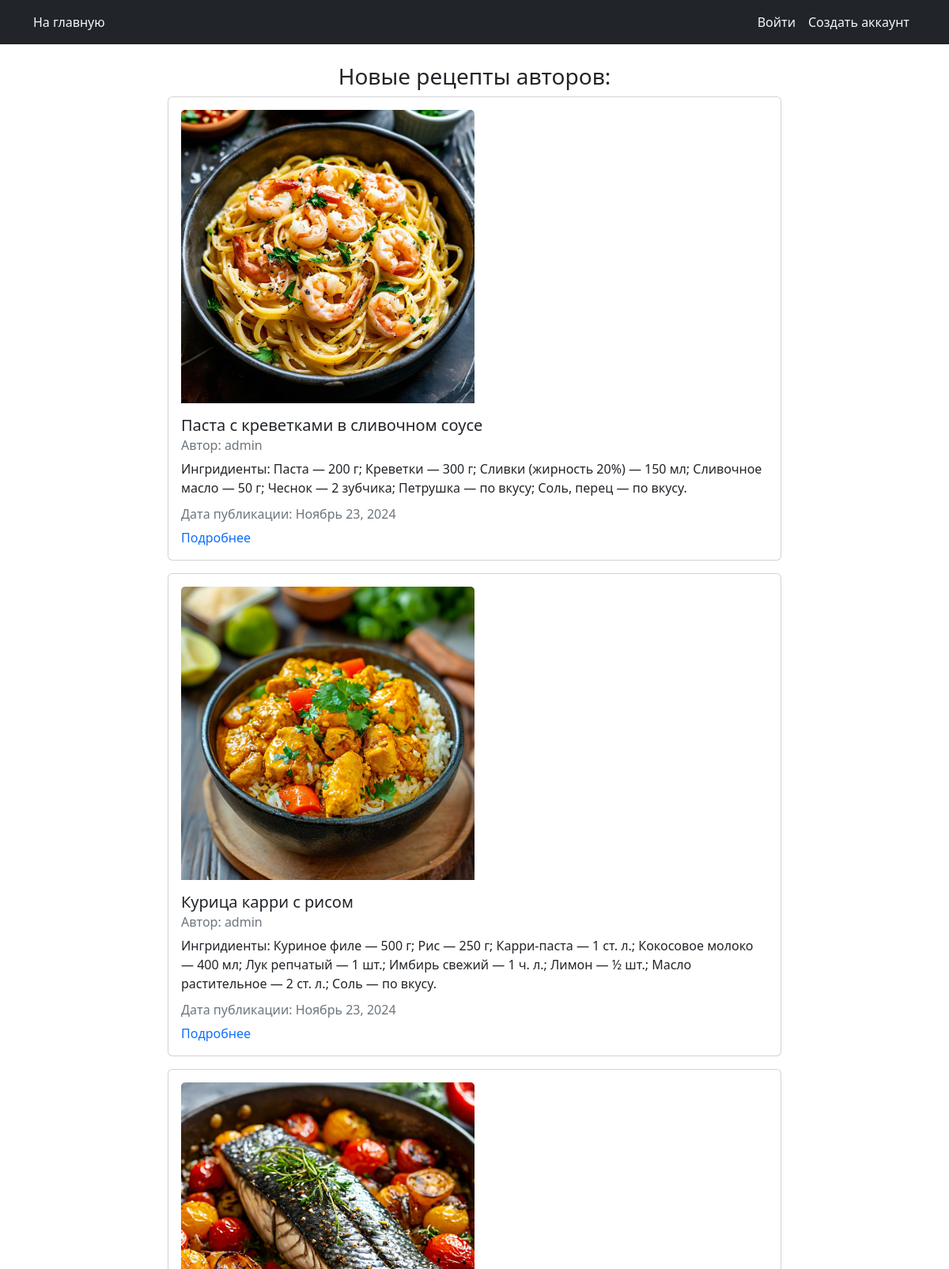
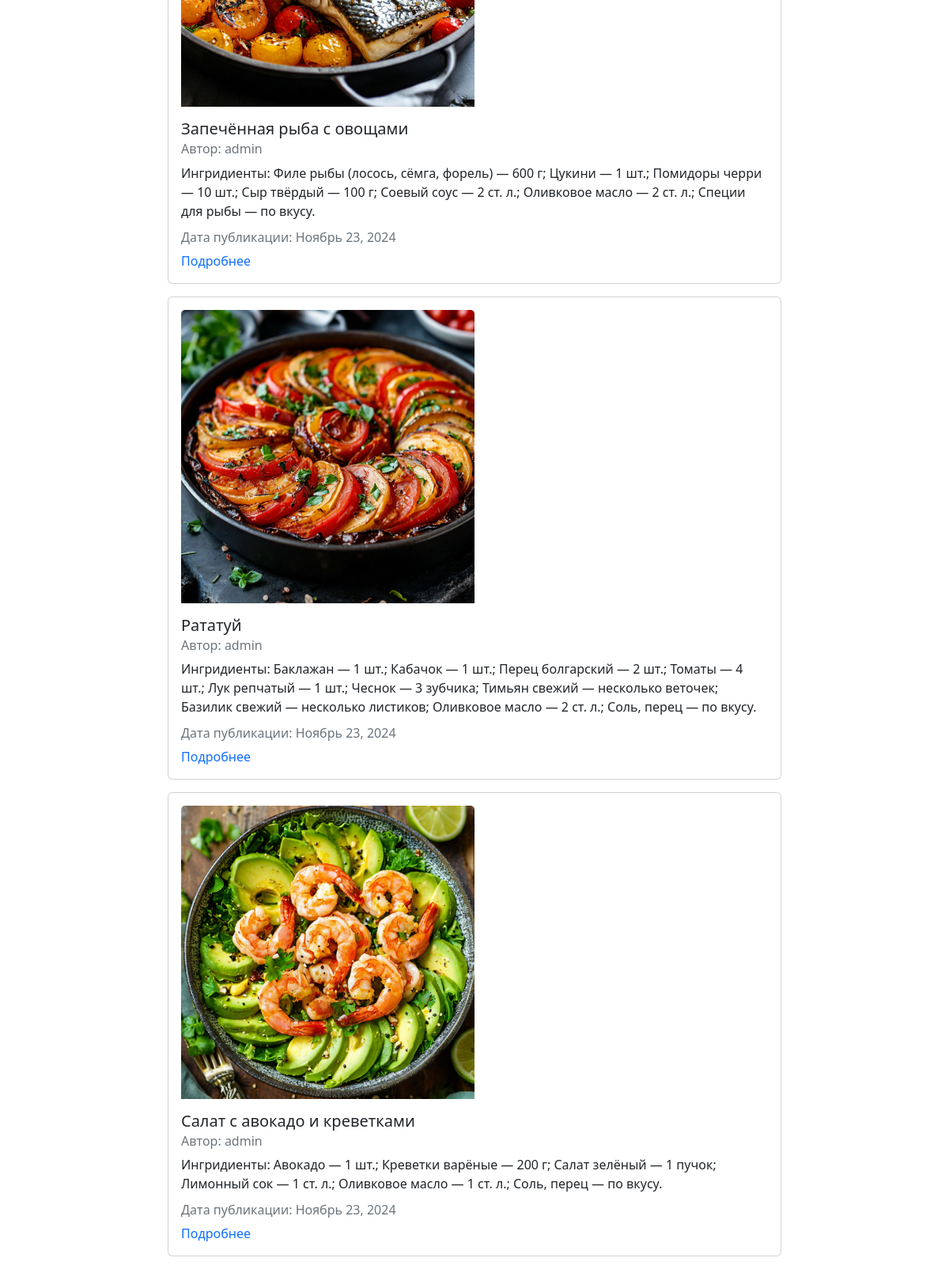
The app's page /recipes/ with its own data (2 pictures, top to bottom).
### recipes/models.py (models this page shows, shortened)
class Recipe(models.Model):
    title = models.CharField(max_length=100, verbose_name='Название рецепта')
    description = models.TextField(verbose_name='Ингридиенты')
    steps_cooking = models.TextField(verbose_name='Этапы приготовления')
    time_for_cooking = models.IntegerField(default=10, verbose_name='Время приготовления')
    image = models.ImageField(verbose_name='Фото рецепта')
    author = models.ForeignKey(User, on_delete=models.CASCADE)
    created_at = models.DateTimeField(auto_now_add=True)
    updated_at = models.DateTimeField(auto_now=True)
    class Meta:
        verbose_name = 'Рецепты'
        verbose_name_plural = 'Рецепты'

### recipes/views.py (the view)
# urls.py: 2. Add a URL to urlpatterns:  path('', views.home, name='home')
def home(request):
    recipes = models.Recipe.objects.all()
    context = {'recipes': recipes}
    return render(request, 'recipes/home.html', context)

### templates/recipes/home.html (shortened to what this page needs)
<!DOCTYPE html>
{% extends "recipes/base.html" %}
{% block content %}
<h3 style="display: flex; justify-content: center; ">Новые рецепты авторов:</h3>
{% for recipe in recipes %}
  <div class="card mb-3">
      <div class="card-body">
        {% if recipe.image %}
            <p><img class="w-50 card-img-top" src="{{recipe.image.url}}"></p>
        {% endif %}
        <h5 class="card-title">{{ recipe.title }}</h5>
        <h6 class="card-subtitle mb-2 text-muted">Автор: {{ recipe.author }}</h6>
        <p class="card-text">Ингридиенты: {{ recipe.description }}</p>
        <h6 class="card-subtitle mb-2 text-muted">
          Дата публикации: {{ recipe.updated_at|date:"F d, Y" }}
        </h6>
        <a href="{% url 'recipes:recipe_detail' recipe.pk %}" class="card-link" style="text-decoration: none;">Подробнее</a>
      </div>
  </div>
{% endfor %}
{% endblock content %}

### templates/recipes/base.html (shortened to what this page needs)
<!DOCTYPE html>
{% load static %}
<html lang="en">
  <head>
        <nav class="navbar navbar-expand-lg navbar-dark bg-dark">
      <div class="container">
        <a class="nav-link active" style="color: aliceblue;" href="{% url 'start' %}">На главную</a>
        <div class="d-flex justify-content-end" id="navbarNav">
          <ul class="navbar-nav">
              {% if request.user.is_authenticated %}
              <li class="nav-item">
                <a class="nav-link active" style="color: aliceblue;" href="{% url 'recipes:recipe_create' %}">Добавить рецепт</a>
              </li>
                <a href="{% url 'dashboard' %}" class="nav-link active" style="color: aliceblue;">Мой профиль</a>
                  <form class="nav-link active" style="color: aliceblue;" action="{% url 'logout' %}" method="post">
                    {% csrf_token %}
                    <button type="submit">Выйти</button>
                  </form>
              {% else %}
              <a class="nav-link active" style="color: aliceblue;" href="{% url 'login' %}">Войти</a>
              <a class="nav-link active" style="color: aliceblue;" href="{% url 'register' %}">Создать аккаунт</a>
              {% endif %}
          </ul>
        </div>
      </div>
    </nav>
    <link
      href="https://cdn.jsdelivr.net/npm/bootstrap@5.2.0-beta1/dist/css/bootstrap.min.css"
      rel="stylesheet"
    />
  </head>
  <body>
    <div class="container mt-4 col-8">
       {% block content %} {% endblock %}
    </div>
  </body>
</html>

### records on screen
Recipe: image (picture), title "Паста с креветками в сливочном соусе", author "admin", description "Паста — 200 г; Креветки — 300 г; Сливки (жирность 20%) — 150 мл; Сливочное масло — 50 г; Чеснок — 2 зубчика; Петрушка — по вкусу; Соль, перец — по вкусу.", updated_at "Ноябрь 23, 2024"
Recipe: image (picture), title "Курица карри с рисом", author "admin", description "Куриное филе — 500 г; Рис — 250 г; Карри-паста — 1 ст. л.; Кокосовое молоко — 400 мл; Лук репчатый — 1 шт.; Имбирь свежий — 1 ч. л.; Лимон — ½ шт.; Масло растительное — 2 ст. л.; Соль — по вкусу.", updated_at "Ноябрь 23, 2024"
Recipe: image (picture), title "Запечённая рыба с овощами", author "admin", description "Филе рыбы (лосось, сёмга, форель) — 600 г; Цукини — 1 шт.; Помидоры черри — 10 шт.; Сыр твёрдый — 100 г; Соевый соус — 2 ст. л.; Оливковое масло — 2 ст. л.; Специи для рыбы — по вкусу.", updated_at "Ноябрь 23, 2024"
Recipe: image (picture), title "Рататуй", author "admin", description "Баклажан — 1 шт.; Кабачок — 1 шт.; Перец болгарский — 2 шт.; Томаты — 4 шт.; Лук репчатый — 1 шт.; Чеснок — 3 зубчика; Тимьян свежий — несколько веточек; Базилик свежий — несколько листиков; Оливковое масло — 2 ст. л.; Соль, перец — по вкусу.", updated_at "Ноябрь 23, 2024"
Recipe: image (picture), title "Салат с авокадо и креветками", author "admin", description "Авокадо — 1 шт.; Креветки варёные — 200 г; Салат зелёный — 1 пучок; Лимонный сок — 1 ст. л.; Оливковое масло — 1 ст. л.; Соль, перец — по вкусу.", updated_at "Ноябрь 23, 2024"
